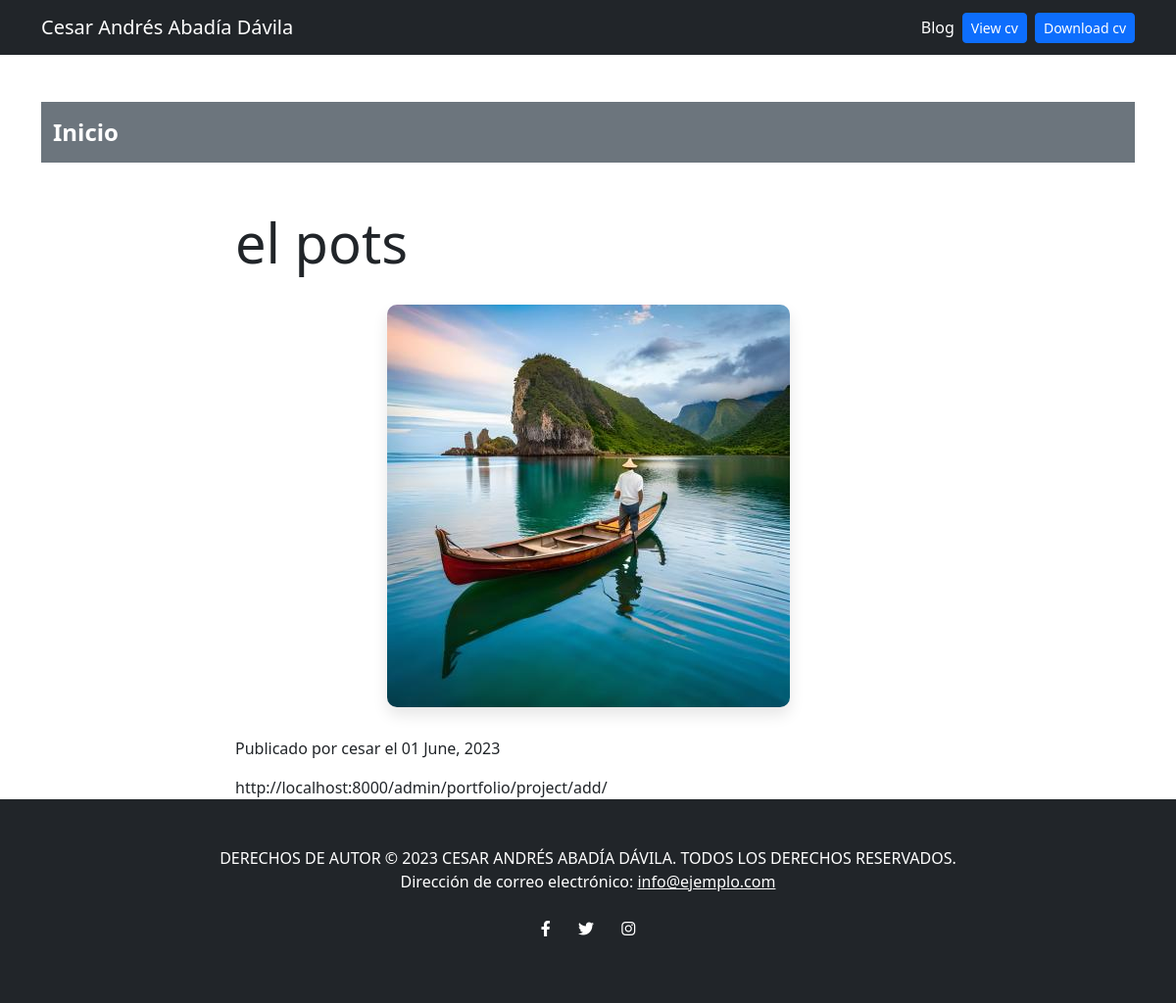
Page /blog/post/1/ on the committed database.
### blog/models.py (models this page shows, shortened)
class Post(models.Model):
    title = models.CharField(max_length=100)
    slug = models.SlugField(unique=True)
    author = models.ForeignKey('auth.User', on_delete=models.CASCADE)
    content = models.TextField()
    image = models.ImageField(upload_to='blog/images/')
    created_at = models.DateTimeField(default=timezone.now)
    updated_at = models.DateTimeField(auto_now=True)
    date = models.DateField(default=datetime.date.today)

### blog/views.py (the view)
# urls.py: path('post/<int:post_id>/', post_detail, name='post_detail'),
def post_detail(request, post_id):
    post = get_object_or_404(Post, pk=post_id)
    context = {
        'post': post
    }
    return render(request, 'post_detail.html', context)

### blog/templates/post_detail.html
{% extends 'layout.html' %}
{% block content %}
    <div class="navbar navbar-expand-lg navbar-dark bg-secondary">
        <div class="container">
            <a class="navbar-brand" href="/" style="font-size: 24px; font-weight: bold;">Inicio</a>
        </div>
    </div>
    <div class="container mt-5">
        <div class="row">
            <div class="col-md-8 offset-md-2">
                <div class="post">
                    <h2 class="post-title display-4">{{ post.title }}</h2>
                    <img src="{{ post.image.url }}" alt="{{ post.title }}" class="img-fluid mx-auto d-block">
                    <p class="post-meta">
                        Publicado por {{ post.author.username }} el {{ post.created_at|date:"d F, Y" }}
                    </p>
                    <div class="post-content">
                        {{ post.content }}
                    </div>
                </div>
            </div>
        </div>
    </div>
{% endblock %}

### portfolio/static/main.css (style rules this page uses)
.img-fluid { max-width: 100%; height: auto; display: block; margin: 30px auto; border-radius: 10px; box-shadow: 0px 8px 15px rgba(0, 0, 0, 0.1); transition: box-shadow 0.3s ease; }

### rows in the picture
Post: title "el pots", image (picture), author.username "cesar", created_at "01 June, 2023", content "http://localhost:8000/admin/portfolio/project/add/"
